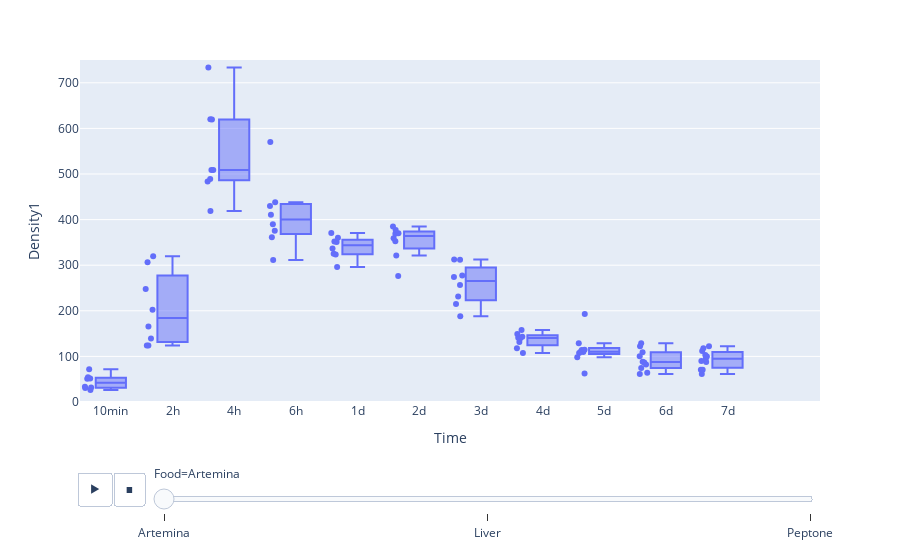

Notebook code for this chart:
### Markdown cell above
### Animation Frame

### Code cell
px.box(df, x='Time', y='Density1', points='all', animation_frame='Food', range_x=[-.5,11.5], range_y=[0, 750])

### Figure 1 — Plotly figure (JSON) as saved in the notebook; plotly's stock layout.template omitted (floating-point values rounded to 4 significant figures)
{"data": [{"alignmentgroup": "True", "boxpoints": "all", "hovertemplate": "Food=Artemina<br>Time=%{x}<br>Density1=%{y}<extra></extra>", "legendgroup": "", "marker": {"color": "#636efa"}, "name": "", "notched": false, "offsetgroup": "", "orientation": "v", "showlegend": false, "type": "box", "x": ["10min", "10min", "10min", "10min", "10min", "10min", "10min", "10min", "2h", "2h", "2h", "2h", "2h", "2h", "2h", "2h", "4h", "4h", "4h", "4h", "4h", "4h", "4h", "4h", "6h", "6h", "6h", "6h", "6h", "6h", "6h", "6h", "1d", "1d", "1d", "1d", "1d", "1d", "1d", "1d", "2d", "2d", "2d", "2d", "2d", "2d", "2d", "2d", "3d", "3d", "3d", "3d", "3d", "3d", "3d", "3d", "4d", "4d", "4d", "4d", "4d", "4d", "4d", "4d", "5d", "5d", "5d", "5d", "5d", "5d", "5d", "5d", "5d", "6d", "6d", "6d", "6d", "6d", "6d", "6d", "6d", "6d", "6d", "7d", "7d", "7d", "7d", "7d", "7d", "7d", "7d", "7d", "7d", "7d"], "x0": " ", "xaxis": "x", "y": [51.18, 30.52, 54.46, 31.86, 51.76, 72.04, 26.42, 33.64, 202.5, 319.9, 123.8, 123.9, 247.7, 165.6, 306.7, 139.4, 418.9, 483.5, 488.9, 620.1, 508.6, 619.3, 733.8, 508.9, 311.5, 375.8, 438.1, 569.9, 429.8, 361.1, 410.7, 389.7, 296.1, 323.2, 325.0, 350.8, 351.8, 360.3, 370.7, 336.9, 370.2, 352.6, 377.2, 368.7, 321.0, 276.5, 359.2, 384.9, 312.2, 256.4, 312.4, 277.3, 274.0, 231.3, 188.3, 214.7, 131.7, 117.6, 107.6, 143.2, 149.3, 141.1, 139.8, 158.1, 97.96, 192.8, 113.9, 62.57, 128.8, 109.6, 107.7, 114.8, 110.1, 122.1, 88.13, 64.11, 82.01, 129.0, 100.3, 109.0, 61.39, 86.87, 74.45, 70.84, 122.4, 99.6, 87.83, 90.05, 61.27, 70.77, 94.92, 117.9, 103.3, 111.7], "y0": " ", "yaxis": "y"}], "layout": {"boxmode": "group", "legend": {"tracegroupgap": 0}, "margin": {"t": 60}, "sliders": [{"active": 0, "currentvalue": {"prefix": "Food="}, "len": 0.9, "pad": {"b": 10, "t": 60}, "steps": [{"args": [["Artemina"], {"frame": {"duration": 0, "redraw": true}, "fromcurrent": true, "mode": "immediate", "transition": {"duration": 0, "easing": "linear"}}], "label": "Artemina", "method": "animate"}, {"args": [["Liver"], {"frame": {"duration": 0, "redraw": true}, "fromcurrent": true, "mode": "immediate", "transition": {"duration": 0, "easing": "linear"}}], "label": "Liver", "method": "animate"}, {"args": [["Peptone"], {"frame": {"duration": 0, "redraw": true}, "fromcurrent": true, "mode": "immediate", "transition": {"duration": 0, "easing": "linear"}}], "label": "Peptone", "method": "animate"}], "x": 0.1, "xanchor": "left", "y": 0, "yanchor": "top"}], "updatemenus": [{"buttons": [{"args": [null, {"frame": {"duration": 500, "redraw": true}, "fromcurrent": true, "mode": "immediate", "transition": {"duration": 500, "easing": "linear"}}], "label": "&#9654;", "method": "animate"}, {"args": [[null], {"frame": {"duration": 0, "redraw": true}, "fromcurrent": true, "mode": "immediate", "transition": {"duration": 0, "easing": "linear"}}], "label": "&#9724;", "method": "animate"}], "direction": "left", "pad": {"r": 10, "t": 70}, "showactive": false, "type": "buttons", "x": 0.1, "xanchor": "right", "y": 0, "yanchor": "top"}], "xaxis": {"anchor": "y", "domain": [0, 1], "range": [-0.5, 11.5], "title": {"text": "Time"}}, "yaxis": {"anchor": "x", "domain": [0, 1], "range": [0, 750], "title": {"text": "Density1"}}}}
